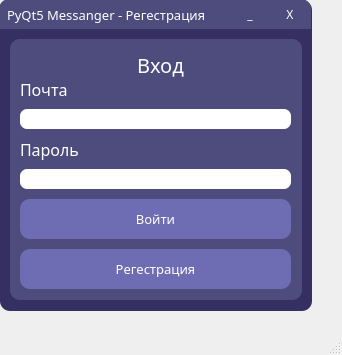
<?xml version="1.0" encoding="UTF-8"?>
<ui version="4.0">
 <class>MainWindow</class>
 <widget class="QMainWindow" name="MainWindow">
  <property name="geometry">
   <rect>
    <x>0</x>
    <y>0</y>
    <width>342</width>
    <height>355</height>
   </rect>
  </property>
  <property name="windowTitle">
   <string>MainWindow</string>
  </property>
  <widget class="QWidget" name="centralwidget">
   <widget class="QFrame" name="app">
    <property name="geometry">
     <rect>
      <x>0</x>
      <y>0</y>
      <width>312</width>
      <height>311</height>
     </rect>
    </property>
    <property name="styleSheet">
     <string notr="true">QFrame{
	border-radius: 10px;
	background-color: #363062;
}</string>
    </property>
    <property name="frameShape">
     <enum>QFrame::StyledPanel</enum>
    </property>
    <property name="frameShadow">
     <enum>QFrame::Raised</enum>
    </property>
    <widget class="QFrame" name="header">
     <property name="geometry">
      <rect>
       <x>-1</x>
       <y>-1</y>
       <width>312</width>
       <height>30</height>
      </rect>
     </property>
     <property name="styleSheet">
      <string notr="true">QFrame{
	border-bottom-left-radius: 0px;
	border-bottom-right-radius: 0px;
	background-color: #4D4C7D;
}</string>
     </property>
     <property name="frameShape">
      <enum>QFrame::StyledPanel</enum>
     </property>
     <property name="frameShadow">
      <enum>QFrame::Raised</enum>
     </property>
     <widget class="QPushButton" name="close_app">
      <property name="geometry">
       <rect>
        <x>271</x>
        <y>0</y>
        <width>40</width>
        <height>30</height>
       </rect>
      </property>
      <property name="font">
       <font>
        <family>Montserrat Black</family>
        <weight>50</weight>
        <bold>false</bold>
       </font>
      </property>
      <property name="styleSheet">
       <string notr="true">QPushButton{
	color: white;
	border: none;
	border-top-right-radius: 10px;
	background-color: #4D4C7D;
}

QPushButton:hover{
	background-color: #6e6db3;
}

QPushButton:pressed{
	color: #EA2F4E;
}</string>
      </property>
      <property name="text">
       <string>X</string>
      </property>
     </widget>
     <widget class="QPushButton" name="turn_app">
      <property name="geometry">
       <rect>
        <x>231</x>
        <y>0</y>
        <width>40</width>
        <height>30</height>
       </rect>
      </property>
      <property name="font">
       <font>
        <family>Montserrat Black</family>
       </font>
      </property>
      <property name="styleSheet">
       <string notr="true">QPushButton{
	color: white;
	border: none;
	background-color: #4D4C7D;
}

QPushButton:hover{
	background-color: #6e6db3;
}

QPushButton:pressed{
	color: #EA2F4E;
}</string>
      </property>
      <property name="text">
       <string>_</string>
      </property>
     </widget>
     <widget class="QLabel" name="name_program">
      <property name="geometry">
       <rect>
        <x>8</x>
        <y>0</y>
        <width>221</width>
        <height>31</height>
       </rect>
      </property>
      <property name="palette">
       <palette>
        <active>
         <colorrole role="WindowText">
          <brush brushstyle="SolidPattern">
           <color alpha="255">
            <red>255</red>
            <green>255</green>
            <blue>255</blue>
           </color>
          </brush>
         </colorrole>
         <colorrole role="Button">
          <brush brushstyle="SolidPattern">
           <color alpha="255">
            <red>77</red>
            <green>76</green>
            <blue>125</blue>
           </color>
          </brush>
         </colorrole>
         <colorrole role="Base">
          <brush brushstyle="SolidPattern">
           <color alpha="255">
            <red>77</red>
            <green>76</green>
            <blue>125</blue>
           </color>
          </brush>
         </colorrole>
         <colorrole role="Window">
          <brush brushstyle="SolidPattern">
           <color alpha="255">
            <red>77</red>
            <green>76</green>
            <blue>125</blue>
           </color>
          </brush>
         </colorrole>
        </active>
        <inactive>
         <colorrole role="WindowText">
          <brush brushstyle="SolidPattern">
           <color alpha="255">
            <red>255</red>
            <green>255</green>
            <blue>255</blue>
           </color>
          </brush>
         </colorrole>
         <colorrole role="Button">
          <brush brushstyle="SolidPattern">
           <color alpha="255">
            <red>77</red>
            <green>76</green>
            <blue>125</blue>
           </color>
          </brush>
         </colorrole>
         <colorrole role="Base">
          <brush brushstyle="SolidPattern">
           <color alpha="255">
            <red>77</red>
            <green>76</green>
            <blue>125</blue>
           </color>
          </brush>
         </colorrole>
         <colorrole role="Window">
          <brush brushstyle="SolidPattern">
           <color alpha="255">
            <red>77</red>
            <green>76</green>
            <blue>125</blue>
           </color>
          </brush>
         </colorrole>
        </inactive>
        <disabled>
         <colorrole role="WindowText">
          <brush brushstyle="SolidPattern">
           <color alpha="255">
            <red>120</red>
            <green>120</green>
            <blue>120</blue>
           </color>
          </brush>
         </colorrole>
         <colorrole role="Button">
          <brush brushstyle="SolidPattern">
           <color alpha="255">
            <red>77</red>
            <green>76</green>
            <blue>125</blue>
           </color>
          </brush>
         </colorrole>
         <colorrole role="Base">
          <brush brushstyle="SolidPattern">
           <color alpha="255">
            <red>77</red>
            <green>76</green>
            <blue>125</blue>
           </color>
          </brush>
         </colorrole>
         <colorrole role="Window">
          <brush brushstyle="SolidPattern">
           <color alpha="255">
            <red>77</red>
            <green>76</green>
            <blue>125</blue>
           </color>
          </brush>
         </colorrole>
        </disabled>
       </palette>
      </property>
      <property name="font">
       <font>
        <family>Montserrat Medium</family>
        <pointsize>10</pointsize>
       </font>
      </property>
      <property name="text">
       <string>PyQt5 Messanger - Регестрация</string>
      </property>
     </widget>
    </widget>
    <widget class="QFrame" name="account">
     <property name="geometry">
      <rect>
       <x>10</x>
       <y>39</y>
       <width>292</width>
       <height>261</height>
      </rect>
     </property>
     <property name="styleSheet">
      <string notr="true">QFrame{
	background-color: #4D4C7D;
}</string>
     </property>
     <property name="frameShape">
      <enum>QFrame::StyledPanel</enum>
     </property>
     <property name="frameShadow">
      <enum>QFrame::Raised</enum>
     </property>
     <widget class="QLabel" name="text_login">
      <property name="geometry">
       <rect>
        <x>70</x>
        <y>10</y>
        <width>161</width>
        <height>31</height>
       </rect>
      </property>
      <property name="palette">
       <palette>
        <active>
         <colorrole role="WindowText">
          <brush brushstyle="SolidPattern">
           <color alpha="255">
            <red>255</red>
            <green>255</green>
            <blue>255</blue>
           </color>
          </brush>
         </colorrole>
         <colorrole role="Button">
          <brush brushstyle="SolidPattern">
           <color alpha="255">
            <red>77</red>
            <green>76</green>
            <blue>125</blue>
           </color>
          </brush>
         </colorrole>
         <colorrole role="Base">
          <brush brushstyle="SolidPattern">
           <color alpha="255">
            <red>77</red>
            <green>76</green>
            <blue>125</blue>
           </color>
          </brush>
         </colorrole>
         <colorrole role="Window">
          <brush brushstyle="SolidPattern">
           <color alpha="255">
            <red>77</red>
            <green>76</green>
            <blue>125</blue>
           </color>
          </brush>
         </colorrole>
        </active>
        <inactive>
         <colorrole role="WindowText">
          <brush brushstyle="SolidPattern">
           <color alpha="255">
            <red>255</red>
            <green>255</green>
            <blue>255</blue>
           </color>
          </brush>
         </colorrole>
         <colorrole role="Button">
          <brush brushstyle="SolidPattern">
           <color alpha="255">
            <red>77</red>
            <green>76</green>
            <blue>125</blue>
           </color>
          </brush>
         </colorrole>
         <colorrole role="Base">
          <brush brushstyle="SolidPattern">
           <color alpha="255">
            <red>77</red>
            <green>76</green>
            <blue>125</blue>
           </color>
          </brush>
         </colorrole>
         <colorrole role="Window">
          <brush brushstyle="SolidPattern">
           <color alpha="255">
            <red>77</red>
            <green>76</green>
            <blue>125</blue>
           </color>
          </brush>
         </colorrole>
        </inactive>
        <disabled>
         <colorrole role="WindowText">
          <brush brushstyle="SolidPattern">
           <color alpha="255">
            <red>120</red>
            <green>120</green>
            <blue>120</blue>
           </color>
          </brush>
         </colorrole>
         <colorrole role="Button">
          <brush brushstyle="SolidPattern">
           <color alpha="255">
            <red>77</red>
            <green>76</green>
            <blue>125</blue>
           </color>
          </brush>
         </colorrole>
         <colorrole role="Base">
          <brush brushstyle="SolidPattern">
           <color alpha="255">
            <red>77</red>
            <green>76</green>
            <blue>125</blue>
           </color>
          </brush>
         </colorrole>
         <colorrole role="Window">
          <brush brushstyle="SolidPattern">
           <color alpha="255">
            <red>77</red>
            <green>76</green>
            <blue>125</blue>
           </color>
          </brush>
         </colorrole>
        </disabled>
       </palette>
      </property>
      <property name="font">
       <font>
        <family>Montserrat ExtraBold</family>
        <pointsize>15</pointsize>
       </font>
      </property>
      <property name="text">
       <string>Вход</string>
      </property>
      <property name="scaledContents">
       <bool>false</bool>
      </property>
      <property name="alignment">
       <set>Qt::AlignCenter</set>
      </property>
     </widget>
     <widget class="QLabel" name="text_mail">
      <property name="geometry">
       <rect>
        <x>10</x>
        <y>40</y>
        <width>171</width>
        <height>21</height>
       </rect>
      </property>
      <property name="palette">
       <palette>
        <active>
         <colorrole role="WindowText">
          <brush brushstyle="SolidPattern">
           <color alpha="255">
            <red>255</red>
            <green>255</green>
            <blue>255</blue>
           </color>
          </brush>
         </colorrole>
         <colorrole role="Button">
          <brush brushstyle="SolidPattern">
           <color alpha="255">
            <red>77</red>
            <green>76</green>
            <blue>125</blue>
           </color>
          </brush>
         </colorrole>
         <colorrole role="Base">
          <brush brushstyle="SolidPattern">
           <color alpha="255">
            <red>77</red>
            <green>76</green>
            <blue>125</blue>
           </color>
          </brush>
         </colorrole>
         <colorrole role="Window">
          <brush brushstyle="SolidPattern">
           <color alpha="255">
            <red>77</red>
            <green>76</green>
            <blue>125</blue>
           </color>
          </brush>
         </colorrole>
        </active>
        <inactive>
         <colorrole role="WindowText">
          <brush brushstyle="SolidPattern">
           <color alpha="255">
            <red>255</red>
            <green>255</green>
            <blue>255</blue>
           </color>
          </brush>
         </colorrole>
         <colorrole role="Button">
          <brush brushstyle="SolidPattern">
           <color alpha="255">
            <red>77</red>
            <green>76</green>
            <blue>125</blue>
           </color>
          </brush>
         </colorrole>
         <colorrole role="Base">
          <brush brushstyle="SolidPattern">
           <color alpha="255">
            <red>77</red>
            <green>76</green>
            <blue>125</blue>
           </color>
          </brush>
         </colorrole>
         <colorrole role="Window">
          <brush brushstyle="SolidPattern">
           <color alpha="255">
            <red>77</red>
            <green>76</green>
            <blue>125</blue>
           </color>
          </brush>
         </colorrole>
        </inactive>
        <disabled>
         <colorrole role="WindowText">
          <brush brushstyle="SolidPattern">
           <color alpha="255">
            <red>120</red>
            <green>120</green>
            <blue>120</blue>
           </color>
          </brush>
         </colorrole>
         <colorrole role="Button">
          <brush brushstyle="SolidPattern">
           <color alpha="255">
            <red>77</red>
            <green>76</green>
            <blue>125</blue>
           </color>
          </brush>
         </colorrole>
         <colorrole role="Base">
          <brush brushstyle="SolidPattern">
           <color alpha="255">
            <red>77</red>
            <green>76</green>
            <blue>125</blue>
           </color>
          </brush>
         </colorrole>
         <colorrole role="Window">
          <brush brushstyle="SolidPattern">
           <color alpha="255">
            <red>77</red>
            <green>76</green>
            <blue>125</blue>
           </color>
          </brush>
         </colorrole>
        </disabled>
       </palette>
      </property>
      <property name="font">
       <font>
        <family>Montserrat SemiBold</family>
        <pointsize>12</pointsize>
       </font>
      </property>
      <property name="text">
       <string>Почта</string>
      </property>
     </widget>
     <widget class="QLineEdit" name="line_edit_mail">
      <property name="geometry">
       <rect>
        <x>10</x>
        <y>70</y>
        <width>271</width>
        <height>20</height>
       </rect>
      </property>
      <property name="styleSheet">
       <string notr="true">QLineEdit{
	border-radius: 7px;
	padding: 2px;
}</string>
      </property>
      <property name="text">
       <string/>
      </property>
     </widget>
     <widget class="QLineEdit" name="line_edit_password">
      <property name="geometry">
       <rect>
        <x>10</x>
        <y>130</y>
        <width>271</width>
        <height>20</height>
       </rect>
      </property>
      <property name="styleSheet">
       <string notr="true">QLineEdit{
	border-radius: 7px;
	padding: 2px;
}</string>
      </property>
      <property name="text">
       <string/>
      </property>
     </widget>
     <widget class="QLabel" name="text_password">
      <property name="geometry">
       <rect>
        <x>10</x>
        <y>100</y>
        <width>171</width>
        <height>21</height>
       </rect>
      </property>
      <property name="palette">
       <palette>
        <active>
         <colorrole role="WindowText">
          <brush brushstyle="SolidPattern">
           <color alpha="255">
            <red>255</red>
            <green>255</green>
            <blue>255</blue>
           </color>
          </brush>
         </colorrole>
         <colorrole role="Button">
          <brush brushstyle="SolidPattern">
           <color alpha="255">
            <red>77</red>
            <green>76</green>
            <blue>125</blue>
           </color>
          </brush>
         </colorrole>
         <colorrole role="Base">
          <brush brushstyle="SolidPattern">
           <color alpha="255">
            <red>77</red>
            <green>76</green>
            <blue>125</blue>
           </color>
          </brush>
         </colorrole>
         <colorrole role="Window">
          <brush brushstyle="SolidPattern">
           <color alpha="255">
            <red>77</red>
            <green>76</green>
            <blue>125</blue>
           </color>
          </brush>
         </colorrole>
        </active>
        <inactive>
         <colorrole role="WindowText">
          <brush brushstyle="SolidPattern">
           <color alpha="255">
            <red>255</red>
            <green>255</green>
            <blue>255</blue>
           </color>
          </brush>
         </colorrole>
         <colorrole role="Button">
          <brush brushstyle="SolidPattern">
           <color alpha="255">
            <red>77</red>
            <green>76</green>
            <blue>125</blue>
           </color>
          </brush>
         </colorrole>
         <colorrole role="Base">
          <brush brushstyle="SolidPattern">
           <color alpha="255">
            <red>77</red>
            <green>76</green>
            <blue>125</blue>
           </color>
          </brush>
         </colorrole>
         <colorrole role="Window">
          <brush brushstyle="SolidPattern">
           <color alpha="255">
            <red>77</red>
            <green>76</green>
            <blue>125</blue>
           </color>
          </brush>
         </colorrole>
        </inactive>
        <disabled>
         <colorrole role="WindowText">
          <brush brushstyle="SolidPattern">
           <color alpha="255">
            <red>120</red>
            <green>120</green>
            <blue>120</blue>
           </color>
          </brush>
         </colorrole>
         <colorrole role="Button">
          <brush brushstyle="SolidPattern">
           <color alpha="255">
            <red>77</red>
            <green>76</green>
            <blue>125</blue>
           </color>
          </brush>
         </colorrole>
         <colorrole role="Base">
          <brush brushstyle="SolidPattern">
           <color alpha="255">
            <red>77</red>
            <green>76</green>
            <blue>125</blue>
           </color>
          </brush>
         </colorrole>
         <colorrole role="Window">
          <brush brushstyle="SolidPattern">
           <color alpha="255">
            <red>77</red>
            <green>76</green>
            <blue>125</blue>
           </color>
          </brush>
         </colorrole>
        </disabled>
       </palette>
      </property>
      <property name="font">
       <font>
        <family>Montserrat SemiBold</family>
        <pointsize>12</pointsize>
       </font>
      </property>
      <property name="text">
       <string>Пароль</string>
      </property>
     </widget>
     <widget class="QPushButton" name="btn_login">
      <property name="geometry">
       <rect>
        <x>10</x>
        <y>160</y>
        <width>271</width>
        <height>40</height>
       </rect>
      </property>
      <property name="font">
       <font>
        <family>Montserrat ExtraBold</family>
        <pointsize>10</pointsize>
        <weight>50</weight>
        <bold>false</bold>
       </font>
      </property>
      <property name="styleSheet">
       <string notr="true">QPushButton{
	color: white;
	border-radius: 10px;
	background-color: #6e6db3;
}

QPushButton:hover{
	background-color: #363557;
}

QPushButton:pressed{
	background-color: #363557;
}</string>
      </property>
      <property name="text">
       <string>Войти</string>
      </property>
     </widget>
     <widget class="QPushButton" name="btn_regestration">
      <property name="geometry">
       <rect>
        <x>10</x>
        <y>210</y>
        <width>271</width>
        <height>40</height>
       </rect>
      </property>
      <property name="font">
       <font>
        <family>Montserrat ExtraBold</family>
        <pointsize>10</pointsize>
        <weight>50</weight>
        <bold>false</bold>
       </font>
      </property>
      <property name="styleSheet">
       <string notr="true">QPushButton{
	color: white;
	border-radius: 10px;
	background-color: #6e6db3;
}

QPushButton:hover{
	background-color: #363557;
}

QPushButton:pressed{
	background-color: #363557;
}</string>
      </property>
      <property name="text">
       <string>Регестрация</string>
      </property>
     </widget>
    </widget>
   </widget>
  </widget>
  <widget class="QMenuBar" name="menubar">
   <property name="geometry">
    <rect>
     <x>0</x>
     <y>0</y>
     <width>342</width>
     <height>21</height>
    </rect>
   </property>
  </widget>
  <widget class="QStatusBar" name="statusbar"/>
 </widget>
 <resources/>
 <connections/>
</ui>
